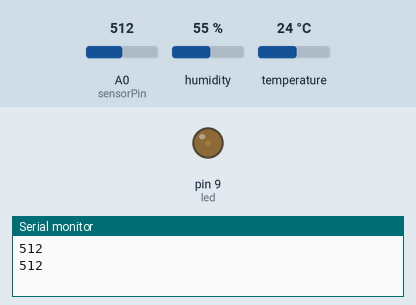
Simulated run of this sketch. Board: Arduino Uno, built with avr-gcc and run on an emulated ATmega328P. Parts: output pins drawn as LEDs (lit = HIGH), the last lines printed to the serial monitor. Inputs (shaded band) come from the test bench; at power-on: A0 (sensorPin) = 512, humidity 55 %, temperature 24 °C.

Above: at 7.1 s.
7.2 s: A0 (sensorPin) set to 210
At 7.98 s:
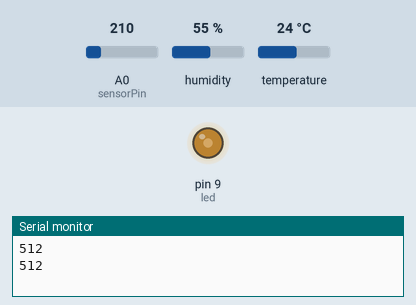
14.2 s: A0 (sensorPin) set to 190
At 14.82 s:
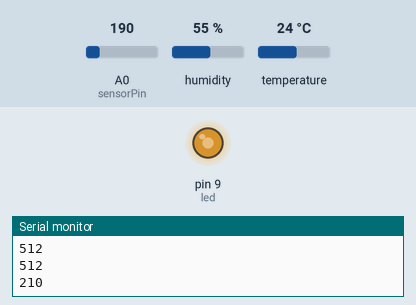
At 16.0 s:
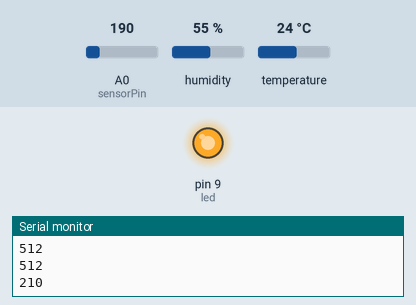
21.2 s: humidity set to 88 %
28.2 s: humidity set to 91 %
Timing chart, 0 to 36.2 s (numbered marks = the images above; inputs shaded):
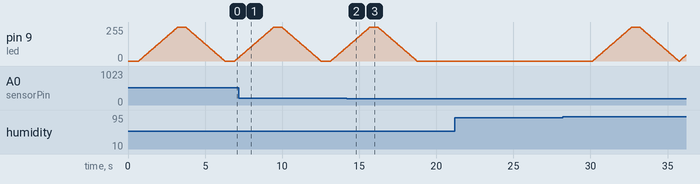

Measured:
- the behaviour switches between 201 and 200 on A0 (sensorPin) (found by bisection; images 1 and 2)
- after the input at 14.2 s, pin 9 (led): goes on until 18.7 s, then stays 0/255

The sketch:

Breath_humidity_test.ino
```cpp
#include <dht_nonblocking.h>
#define DHT_SENSOR_TYPE DHT_TYPE_11

static const int DHT_SENSOR_PIN = A2;
DHT_nonblocking dht_sensor( DHT_SENSOR_PIN, DHT_SENSOR_TYPE );

int sensorPin = A0; // select the input pin for LDR
int sensorValue = 0; // variable to store the value coming from the sensor

int led = 9;
int brightness = 0;    // how bright the LED is
int fadeAmount = 3;    // how many points to fade the LED by

int period = 100;
unsigned long time_now = 0;

int gstate = 0;

void setup() {

  Serial.begin(9600); //sets serial port for communication
  pinMode(led, OUTPUT);

}

void loop() {
  //LED Sensor
  switch (gstate) {

    case 0:
      if (millis() >= time_now + period) {
        sensorValue = analogRead(sensorPin); // read the value from the sensor
        Serial.println(sensorValue);
        if (sensorValue > 200) {
          delay(600);
          gstate = 1;
        }
        time_now += period;
      }

      break;

    case 1:
      brightness = brightness + fadeAmount;
      if ( brightness >= 255) {
        delay(500);
        fadeAmount = -fadeAmount;
      }
      if (brightness < 0) {
        reset();
      }
      analogWrite(led, brightness);
      delay(30);
      break;
  }

  //Humidity Sensor
  switch (gstate) {
    case 0:
      float temperature;
      float humidity;

      if (measure_environment( &temperature, &humidity ) == true) {

          if(humidity >= 90){
            gstate = 1;
          }
//        Serial.print( "T = " );
//        Serial.print( temperature, 1 );
//        Serial.print( " deg. C, H = " );
//        Serial.print( humidity, 1 );
//        Serial.println( "%" );
      }
      break;

    case 1:
      break;
  }
}

static bool measure_environment( float *temperature, float *humidity ) {

  static unsigned long measurement_timestamp = millis( );

  if ( millis( ) - measurement_timestamp > 3000ul )
  {
    if ( dht_sensor.measure( temperature, humidity ) == true ) {
      return ( true );
    }
    return false;
  }
}


void reset() {
  fadeAmount = 3;
  gstate = 0;
  brightness = 0;
}
```
